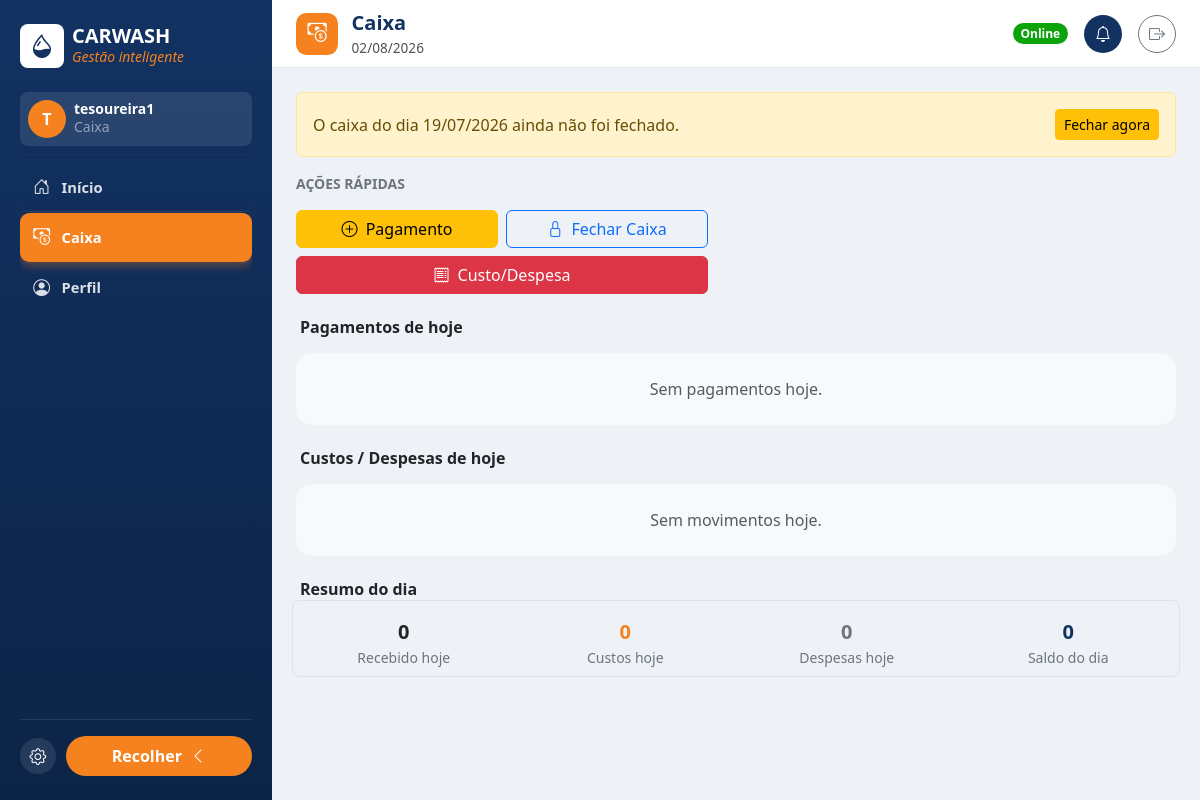
Page /caixa/ (signed in) on the committed database.
### accounts/models.py (models this page shows)
class User(AbstractUser):
    class Meta:
        permissions = [
            ('view_admin_dashboard', 'Pode ver o dashboard administrativo'),
        ]
    def is_seguranca(self):
        return self.has_perm('vehicles.view_vehicleentry')
    def is_tesoureira(self):
        return self.has_perm('cashbox.view_payment')
    def is_admin_role(self):
        return self.is_superuser or self.has_perm('accounts.view_admin_dashboard')
    @property
    def role_label(self):
        if self.is_admin_role():
            return 'Admin'
        labels = []
        if self.is_seguranca():
            labels.append('Operador de Registo')
        if self.is_tesoureira():
            labels.append('Caixa')
        return ' + '.join(labels) if labels else 'Sem perfil'

### cashbox/views.py (the view)
# urls.py: path('', views.dashboard, name='dashboard'),
@permission_required('cashbox.view_payment')
def dashboard(request):
    open_param = request.GET.get('open')
    overrides = {}
    if open_param == 'payment':
        overrides['open_payment_modal'] = True
    elif open_param == 'movement':
        overrides['open_movement_modal'] = True
    return render(request, 'cashbox/dashboard.html', _dashboard_context(request.user, **overrides))

### cashbox/services.py (called while the page is built)
def get_unclosed_previous_day():
    today = timezone.localdate()
    payment_dates = set(
        Payment.objects.filter(created_at__date__lt=today).values_list('created_at__date', flat=True)
    )
    movement_dates = set(
        CashMovement.objects.filter(created_at__date__lt=today).values_list('created_at__date', flat=True)
    )
    dates = payment_dates | movement_dates
    closed_dates = set(
        CashClosure.objects.filter(period_type=CashClosure.PeriodType.DIARIO).values_list('date_start', flat=True)
    )
    unclosed = sorted(d for d in dates if d not in closed_dates)
    return unclosed[0] if unclosed else None

def totals_for_range(date_start, date_end):
    total_in = Payment.objects.filter(
        created_at__date__gte=date_start, created_at__date__lte=date_end
    ).aggregate(total=Sum('amount'))['total'] or 0
    total_out = CashMovement.objects.filter(
        created_at__date__gte=date_start, created_at__date__lte=date_end
    ).aggregate(total=Sum('amount'))['total'] or 0
    return total_in, total_out

def movement_breakdown(date_start, date_end):
    qs = CashMovement.objects.filter(created_at__date__gte=date_start, created_at__date__lte=date_end)
    total_custo = qs.filter(category=CashMovement.Category.CUSTO).aggregate(total=Sum('amount'))['total'] or 0
    total_despesa = qs.filter(category=CashMovement.Category.DESPESA).aggregate(total=Sum('amount'))['total'] or 0
    return total_custo, total_despesa

### services/models.py (called while the page is built)
    def __str__(self):
        return f'{self.name} ({self.price})'

### templates/cashbox/dashboard.html (shortened to what this page needs)
{% extends 'base.html' %}
{% block page_icon %}<div class="cw-topbar-icon"><i class="bi bi-cash-coin"></i></div>{% endblock %}
{% block page_title %}Caixa{% endblock %}
{% block page_subtitle %}{{ today|date:'d/m/Y' }}{% endblock %}
{% block content %}
{% if unclosed_day %}
<div class="alert alert-warning d-flex justify-content-between align-items-center flex-wrap gap-2">
    <span>O caixa do dia {{ unclosed_day|date:'d/m/Y' }} ainda não foi fechado.</span>
    <button type="button" class="btn btn-sm btn-warning" data-bs-toggle="modal" data-bs-target="#unclosedDayModal">Fechar agora</button>
</div>
{% endif %}
<div class="text-uppercase small fw-bold text-secondary mb-3">Ações rápidas</div>
<div class="row g-2 mb-4" style="max-width: 420px;">
    <div class="col-6">
        <button type="button" class="btn btn-warning w-100" data-bs-toggle="modal" data-bs-target="#paymentModal">
            <i class="bi bi-plus-circle me-1"></i> Pagamento
        </button>
    </div>
    {% if not today_closed %}
    <div class="col-6">
        <button type="button" class="btn btn-outline-primary w-100" data-bs-toggle="modal" data-bs-target="#todayCloseModal">
            <i class="bi bi-lock me-1"></i> Fechar Caixa
        </button>
    </div>
    {% else %}
    <div class="col-6 d-flex align-items-center">
        <span class="badge bg-secondary">Caixa de hoje já fechado</span>
    </div>
    {% endif %}
    <div class="col-12">
        <button type="button" class="btn btn-danger w-100" data-bs-toggle="modal" data-bs-target="#movementModal">
            <i class="bi bi-receipt me-1"></i> Custo/Despesa
        </button>
    </div>
</div>
<h6 class="fw-semibold px-1 mb-3">Pagamentos de hoje</h6>
{% if payments %}
<div class="bg-white border rounded-4 p-2 p-md-3 mb-4 d-none d-md-block">
    <div class="table-responsive">
        <table class="table table-sm table-striped table-bordered table-hover align-middle mb-0">
            <thead><tr><th>Veículo</th><th>Serviço</th><th>Valor</th><th>Recebido por</th><th>Hora</th></tr></thead>
            <tbody>
                {% for p in payments %}
                <tr>
                    <td>{{ p.brand }} {{ p.model }} — {{ p.plate|default:'Sem matrícula' }}</td>
                    <td>{{ p.service }}</td>
                    <td>{{ p.amount }}</td>
                    <td>{{ p.received_by.username }}</td>
                    <td>{{ p.created_at|date:'H:i' }}</td>
                </tr>
                {% endfor %}
            </tbody>
        </table>
    </div>
</div>
<div class="d-md-none mb-4">
    {% for p in payments %}
    <div class="cw-row-card">
        <div class="cw-row-card-header">
            <div>
                <div class="cw-row-card-title">{{ p.amount }}</div>
                <div class="cw-row-card-subtitle">{{ p.service }}</div>
            </div>
            <span class="text-muted small">{{ p.created_at|date:'H:i' }}</span>
        </div>
        <div class="cw-row-card-grid">
            <div class="cw-row-card-field" style="grid-column: span 2;">
                <div class="cw-row-card-label">Veículo</div>
                <div class="cw-row-card-value">{{ p.brand }} {{ p.model }} — {{ p.plate|default:'Sem matrícula' }}</div>
            </div>
        </div>
    </div>
    {% endfor %}
</div>
{% else %}
<div class="bg-light rounded-4 p-4 text-center text-muted mb-4">Sem pagamentos hoje.</div>
{% endif %}
<h6 class="fw-semibold px-1 mb-3">Custos / Despesas de hoje</h6>
{% if movements %}
<div class="bg-white border rounded-4 p-2 p-md-3 d-none d-md-block">
    <div class="table-responsive">
        <table class="table table-sm table-striped table-bordered table-hover align-middle mb-0">
            <thead><tr><th>Categoria</th><th>Descrição</th><th>Valor</th><th>Comprovativo</th><th>Registado por</th><th>Hora</th></tr></thead>
            <tbody>
                {% for m in movements %}
                <tr>
                    <td>{{ m.get_category_display }}</td>
                    <td>{{ m.description }}</td>
                    <td>{{ m.amount }}</td>
                    <td><a href="{{ m.proof.url }}" target="_blank">ver</a></td>
                    <td>{{ m.registered_by.username }}</td>
                    <td>{{ m.created_at|date:'H:i' }}</td>
                </tr>
                {% endfor %}
            </tbody>
        </table>
    </div>
</div>
<div class="d-md-none">
    {% for m in movements %}
    <div class="cw-row-card">
        <div class="cw-row-card-header">
            <div>
                <div class="cw-row-card-title">{{ m.amount }}</div>
                <div class="cw-row-card-subtitle">{{ m.get_category_display }} - {{ m.description }}</div>
            </div>
            <span class="text-muted small">{{ m.created_at|date:'H:i' }}</span>
        </div>
        <div class="cw-row-card-grid">
            <div class="cw-row-card-field" style="grid-column: span 2;">
                <div class="cw-row-card-label">Comprovativo</div>
                <div class="cw-row-card-value"><a href="{{ m.proof.url }}" target="_blank">ver</a></div>
            </div>
        </div>
    </div>
    {% endfor %}
</div>
{% else %}
<div class="bg-light rounded-4 p-4 text-center text-muted">Sem movimentos hoje.</div>
{% endif %}
<h6 class="fw-semibold px-1 mb-2 mt-4">Resumo do dia</h6>
<div class="row text-center border rounded-3 py-2 mb-4 g-2">
    <div class="col-6 col-md-3">
        <div class="fs-5 fw-bold text-good">{{ total_in }}</div>
        <div class="text-secondary small">Recebido hoje</div>
    </div>
    <div class="col-6 col-md-3">
        <div class="fs-5 fw-bold text-orange">{{ total_custo }}</div>
        <div class="text-secondary small">Custos hoje</div>
    </div>
    <div class="col-6 col-md-3">
        <div class="fs-5 fw-bold text-secondary">{{ total_despesa }}</div>
        <div class="text-secondary small">Despesas hoje</div>
    </div>
    <div class="col-6 col-md-3">
        <div class="fs-5 fw-bold text-navy">{{ balance }}</div>
        <div class="text-secondary small">Saldo do dia</div>
    </div>
</div>
{% endblock %}

### templates/partials/sidebar_content.html (shortened to what this page needs)
{% load static %}
<div class="d-flex align-items-center gap-2 mb-4">
    <div class="bg-white rounded-3 d-flex align-items-center justify-content-center flex-shrink-0" style="width: 44px; height: 44px;"><i class="bi bi-droplet-half text-navy fs-4"></i></div>
    <div class="cw-sidebar-label">
        <div class="fw-bold fs-5 lh-1 text-uppercase">CarWash</div>
        <div class="small text-orange fst-italic">Gestão inteligente</div>
    </div>
</div>
<div class="bg-white bg-opacity-10 rounded-3 p-2 d-flex align-items-center gap-2 mb-2">
    <div class="rounded-circle bg-orange text-white d-flex align-items-center justify-content-center fw-bold flex-shrink-0" style="width: 38px; height: 38px;">{{ user.username|slice:':1'|upper }}</div>
    <div class="min-w-0 cw-sidebar-label">
        <div class="fw-semibold small lh-1">{{ user.get_full_name|default:user.username }}</div>
        <div class="text-white-50 small">{{ user.role_label }}</div>
    </div>
</div>
<hr class="border-white border-opacity-10 my-2">
<nav class="cw-sidebar-nav nav flex-column">
    {% if user.is_tesoureira %}
    <a class="nav-link {% if request.resolver_match.url_name == 'home' %}active{% endif %}"
       href="{% url 'cashbox:home' %}"><i class="bi bi-house-door"></i> <span class="cw-sidebar-label">Início</span></a>
    {% endif %}
    {% if user.is_tesoureira or user.is_admin_role %}
    <a class="nav-link {% if request.resolver_match.app_name == 'cashbox' and request.resolver_match.url_name != 'closures' and request.resolver_match.url_name != 'period_closure_create' and request.resolver_match.url_name != 'home' %}active{% endif %}"
       href="{% url 'cashbox:dashboard' %}"><i class="bi bi-cash-coin"></i> <span class="cw-sidebar-label">Caixa</span></a>
    {% endif %}
    <a class="nav-link {% if request.resolver_match.url_name == 'profile' %}active{% endif %}"
       href="{% url 'profile' %}"><i class="bi bi-person-circle"></i> <span class="cw-sidebar-label">Perfil</span></a>
</nav>

### static/css/theme.css (style rules this page uses)
:root { --cw-navy: #123262; --cw-navy-dark: #0c2447; --cw-orange: #f5821f; --cw-orange-dark: #d96c0f; --cw-good: #0ca30c; --cw-warning: #fab219; --cw-serious: #ec835a; --cw-critical: #d03b3b; --cw-muted: #898781; --cw-ink-primary: #0b0b0b; --cw-ink-secondary: #52514e; --cw-sidebar-width: 272px; --cw-topbar-height: 68px; }
.bg-orange { background-color: var(--cw-orange) !important; }
.text-navy { color: var(--cw-navy) !important; }
.text-orange { color: var(--cw-orange) !important; }
body { background-color: #eef1f6; }
.cw-sidebar-nav .nav-link { color: rgba(255, 255, 255, .85); border-radius: .6rem; padding: .7rem .75rem; margin-bottom: .1rem; display: flex; align-items: center; gap: .65rem; font-size: .92rem; font-weight: 600; border-bottom: 1px solid rgba(255, 255, 255, .08); }
.cw-sidebar-nav .nav-link:last-child { border-bottom: none; }
.cw-sidebar-nav .nav-link i { font-size: 1.05rem; width: 1.2rem; text-align: center; }
.cw-sidebar-nav .nav-link.active { background: var(--cw-orange); color: #fff; border-bottom-color: transparent; box-shadow: 0 4px 10px rgba(245, 130, 31, .35); }
.cw-topbar-icon { width: 42px; height: 42px; border-radius: .65rem; background: var(--cw-orange); color: #fff; display: flex; align-items: center; justify-content: center; font-size: 1.2rem; flex-shrink: 0; }

### rows in the picture
User: username "T", get_full_name "tesoureira1", role_label "Caixa"

### other values in the picture
{{ today|date:'d/m/Y' }} "02/08/2026"
{{ unclosed_day|date:'d/m/Y' }} "19/07/2026"
{{ total_in }} "0"
{{ total_custo }} "0"
{{ total_despesa }} "0"
{{ balance }} "0"
